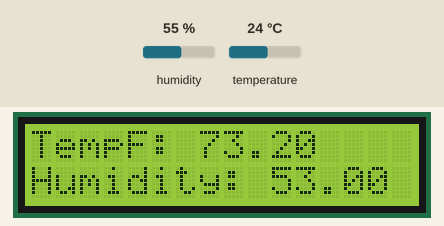
Bench run of a program on a simulated Arduino Uno, built with avr-gcc and run on an emulated ATmega328P. Parts: 16×2 character LCD. Inputs (shaded band) come from the test bench; at power-on: humidity 55 %, temperature 24 °C.

Above: at 1.7 s.
1.8 s: humidity set to 22 %
At 4.0 s:
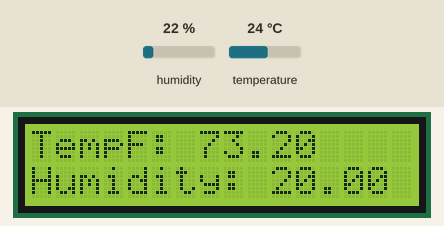
4.5 s: temperature set to 12 °C
At 5.9 s:
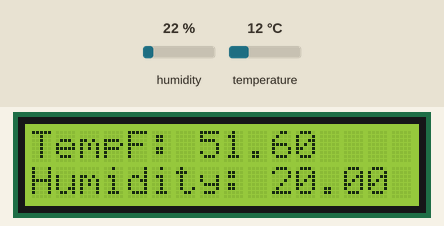
7.2 s: humidity set to 40 %
At 9.5 s:
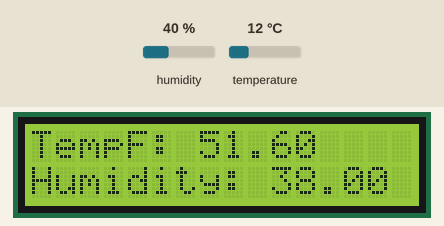
10.2 s: temperature set to 19 °C
At 11.4 s:
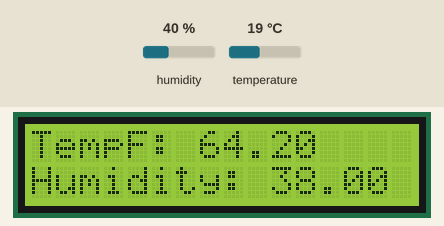
Timing chart, 0 to 13.2 s (numbered marks = the images above; inputs shaded):
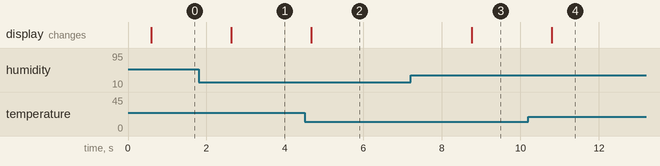

The program:

main.cpp
```cpp
#include <Arduino.h>
#include <DHT.h>
#include <Adafruit_Sensor.h>
#include <LiquidCrystal.h>
#include <Wire.h>
#define DHTTYPE DHT11

int sensePin=2;
DHT HT(sensePin,DHTTYPE);
float humidity;
float tempC;
float tempF;
int setTime=500;
float calibrationF=-2;
float calibrationH=-2;
float calibratedF;
float calibratedH;

int rs=7;
int en=8;
int d4=9;
int d5=10;
int d6=11;
int d7=12;
LiquidCrystal lcd(rs,en,d4,d5,d6,d7);

void setup() {
  // put your setup code here, to run once:

Serial.begin(9600);
HT.begin();
delay(setTime);
lcd.begin(16,2);
}


void loop() {
  // put your main code here, to run repeatedly:


humidity=HT.readHumidity();
tempC=HT.readTemperature();
tempF=HT.readTemperature(true);
calibratedF=tempF+calibrationF;
calibratedH=humidity+calibrationH;

lcd.setCursor(0,0);
lcd.print("TempF: ");
lcd.print(calibratedF);
lcd.setCursor(0,1);
lcd.print("Humidity: ");
lcd.print(calibratedH);
delay(setTime);
// lcd.clear();

}
```

Measured:
- after the input at 1.8 s, the display: changes after 0.83 s (image 1)
- after the input at 4.5 s, the display: changes after 0.17 s (image 2)
- after the input at 7.2 s, the display: changes after 1.6 s (image 3)
- after the input at 10.2 s, the display: changes after 0.60 s (image 4)
